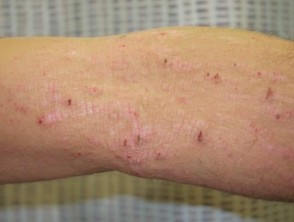
#> input picture Data/AtopicDermatitis/arm/flexural-eczema26.jpg, 294 x 222 px; its folder holds only this picture in this run
$ jupyter execute --allow-errors re.ipynb
#> lines starting #> are read from the running program, lines starting #| are printed output that depends on the picture
[cell 1]
import cv2
import glob
import numpy as np
import matplotlib.pyplot as plt

[cell 2]
data_path = glob.glob('/Users/waranthornchansawang/Desktop/RASH_INSPECTOR/Dataset/original_data/Allergy/AtopicDermatitis/arm/*.jpg')

new_path = '/Users/waranthornchansawang/Desktop/RASH_INSPECTOR/Dataset/norm/norm_{}.jpg'

[cell 3]
def resize(input_path, output_path):

    image_size = 224
    dim = (image_size, image_size)

    for i, img in enumerate(input_path):
        image = cv2.imread(img)
#> image is the input picture: shape (222, 294, 3); mean B, G, R 110.9, 136.2, 168
        resized_image = cv2.resize(image, dim)
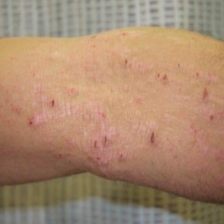
#> resized_image: shape (224, 224, 3); mean B, G, R 110.8, 136, 167.9
        normalized_image = float(np.array((resized_image-np.min(resized_image))/(np.max(resized_image)-np.min(resized_image))))
        cv2.imwrite(output_path.format(i), normalized_image)
        #plt.imshow(resized_image)
